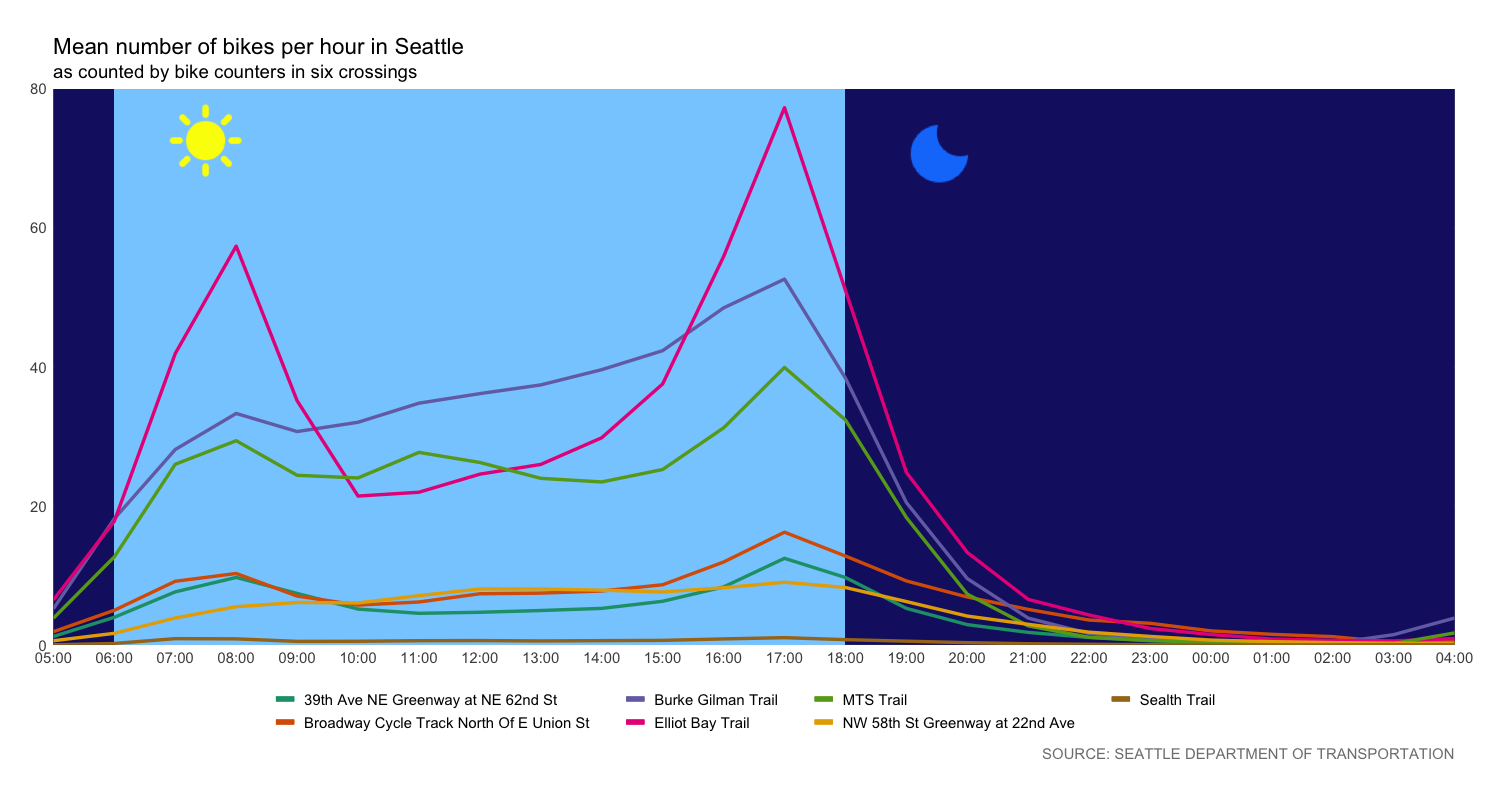

This chart was generated by the following R code:
library(ggplot2)
library(dplyr)
library(tidyr)
library(png)
library(grid)

# icons by Yannick Lung, https://www.iconfinder.com/yanlu
sunimg <- readPNG("./week 14/img/sun.png")
sun <- rasterGrob(sunimg, interpolate=TRUE)
moonimg <- readPNG("./week 14/img/moon.png")
moon <- rasterGrob(moonimg, interpolate=TRUE)

# read data
bike_traffic <- readr::read_csv("https://raw.githubusercontent.com/rfordatascience/tidytuesday/master/data/2019/2019-04-02/bike_traffic.csv")
bike_traffic$date <- strptime(bike_traffic$date, "%m/%d/%Y %I:%M:%S %p")
bike_traffic <- bike_traffic %>%
  separate(date, c("date", "time"), sep = 11)
bike_traffic <- bike_traffic %>%
  group_by(crossing, time) %>%
  summarise(Mean=mean(bike_count, na.rm = TRUE))
bike_traffic$time <- substring(bike_traffic$time, 1, 5)

# change order in x axis
daytime = c("05:00", "06:00", "07:00", "08:00", "09:00", "10:00", "11:00", "12:00",
            "13:00", "14:00", "15:00", "16:00", "17:00", "18:00", "19:00", "20:00",
            "21:00", "22:00", "23:00", "00:00", "01:00", "02:00", "03:00", "04:00")

# plot (messy, but it works!)
ggplot(bike_traffic, aes(factor(time, levels = daytime), Mean, color = crossing, group = crossing)) +
  geom_line(size = 2) +
  annotate("rect", xmin = "06:00", xmax = "18:00", ymin = -Inf, ymax = Inf, fill = "skyblue1", color = 0) +
  annotate("rect", xmin = "05:00", xmax = "06:00", ymin = -Inf, ymax = Inf, fill = "midnightblue", color = 0) + 
  annotate("rect", xmin = "18:00", xmax = "04:00", ymin = -Inf, ymax = Inf, fill = "midnightblue", color = 0) + 
  scale_x_discrete(expand = c(0, 0)) +
  scale_y_continuous(expand = c(0, 0)) +
  geom_line(size = 1.2) +
  coord_cartesian(ylim = c(0, 80)) +
  annotation_custom(sun, xmin = 1, xmax = 6,
                    ymin = 65, ymax = 80) +
  annotation_custom(moon, xmin = 14, xmax = 17,
                    ymin = 59, ymax = 83) +
  scale_color_brewer(palette="Dark2") +
  # theme_dark() +
  labs(title =  "Mean number of bikes per hour in Seattle",
       subtitle = "as counted by bike counters in six crossings",
       y = "bikes",
       caption = toupper("Source: Seattle Department of Transportation")) +
  theme(
  text = element_text(size = 14),
  panel.background = element_rect(fill = "grey20"),
  plot.margin=unit(c(1,1.2,1,0.8),"cm"),
  legend.title = element_blank(),
  legend.position = "bottom",
  legend.key = element_blank(),
  legend.text = element_text(margin = margin(r = 20)),
  legend.spacing.x = unit(0.2, 'cm'),
  plot.caption = element_text(color = "gray50"),
  panel.grid.major.x = element_blank(),
  panel.grid.minor = element_blank(),
  axis.ticks = element_blank(),
  axis.title.x = element_blank(),
  axis.title.y = element_blank()
  )
